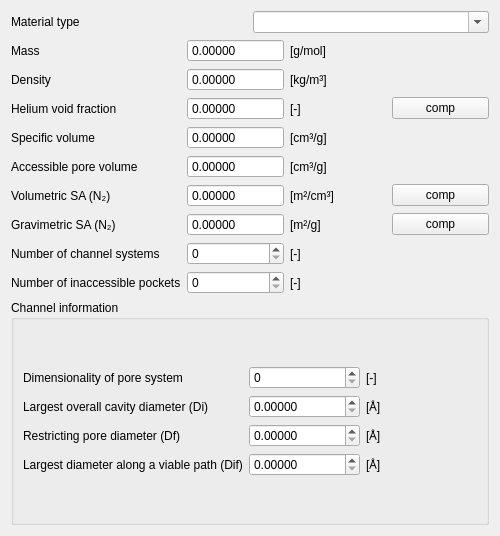
<?xml version="1.0" encoding="UTF-8"?>
<ui version="4.0">
 <class>CellStructuralMainWidget</class>
 <widget class="QWidget" name="CellStructuralMainWidget">
  <property name="geometry">
   <rect>
    <x>0</x>
    <y>0</y>
    <width>500</width>
    <height>536</height>
   </rect>
  </property>
  <property name="windowTitle">
   <string>Form</string>
  </property>
  <layout class="QVBoxLayout" name="verticalLayout">
   <item>
    <layout class="QHBoxLayout" name="horizontalLayout_7">
     <item>
      <layout class="QHBoxLayout" name="horizontalLayout_8">
       <item>
        <widget class="QLabel" name="label">
         <property name="text">
          <string>Material type</string>
         </property>
        </widget>
       </item>
       <item>
        <widget class="QComboBox" name="materialTypeComboBox">
         <property name="editable">
          <bool>true</bool>
         </property>
        </widget>
       </item>
      </layout>
     </item>
    </layout>
   </item>
   <item>
    <layout class="QVBoxLayout" name="verticalLayout_3" stretch="0">
     <item>
      <layout class="QGridLayout" name="gridLayout" columnstretch="1,1,1,1">
       <item row="8" column="0">
        <widget class="QLabel" name="label_10">
         <property name="text">
          <string>Number of inaccessible pockets</string>
         </property>
        </widget>
       </item>
       <item row="6" column="2">
        <widget class="QLabel" name="label_31">
         <property name="text">
          <string>[m²/g]</string>
         </property>
        </widget>
       </item>
       <item row="6" column="0">
        <widget class="QLabel" name="label_8">
         <property name="text">
          <string>Gravimetric SA (N₂)</string>
         </property>
        </widget>
       </item>
       <item row="4" column="2">
        <widget class="QLabel" name="label_27">
         <property name="text">
          <string>[cm³/g]</string>
         </property>
        </widget>
       </item>
       <item row="1" column="2">
        <widget class="QLabel" name="label_22">
         <property name="text">
          <string>[kg/m³]</string>
         </property>
        </widget>
       </item>
       <item row="7" column="0">
        <widget class="QLabel" name="label_9">
         <property name="text">
          <string>Number of channel systems</string>
         </property>
        </widget>
       </item>
       <item row="5" column="2">
        <widget class="QLabel" name="label_25">
         <property name="text">
          <string>[m²/cm³]</string>
         </property>
        </widget>
       </item>
       <item row="4" column="0">
        <widget class="QLabel" name="label_6">
         <property name="text">
          <string>Accessible pore volume</string>
         </property>
        </widget>
       </item>
       <item row="2" column="2">
        <widget class="QLabel" name="label_26">
         <property name="text">
          <string>[-]</string>
         </property>
        </widget>
       </item>
       <item row="8" column="2">
        <widget class="QLabel" name="label_30">
         <property name="text">
          <string>[-]</string>
         </property>
        </widget>
       </item>
       <item row="7" column="2">
        <widget class="QLabel" name="label_23">
         <property name="text">
          <string>[-]</string>
         </property>
        </widget>
       </item>
       <item row="5" column="0">
        <widget class="QLabel" name="label_7">
         <property name="text">
          <string>Volumetric SA (N₂)</string>
         </property>
        </widget>
       </item>
       <item row="0" column="0">
        <widget class="QLabel" name="label_2">
         <property name="text">
          <string>Mass</string>
         </property>
        </widget>
       </item>
       <item row="2" column="0">
        <widget class="QLabel" name="label_4">
         <property name="text">
          <string>Helium void fraction</string>
         </property>
        </widget>
       </item>
       <item row="3" column="2">
        <widget class="QLabel" name="label_28">
         <property name="text">
          <string>[cm³/g]</string>
         </property>
        </widget>
       </item>
       <item row="1" column="0">
        <widget class="QLabel" name="label_3">
         <property name="text">
          <string>Density</string>
         </property>
        </widget>
       </item>
       <item row="3" column="0">
        <widget class="QLabel" name="label_5">
         <property name="text">
          <string>Specific volume</string>
         </property>
        </widget>
       </item>
       <item row="0" column="2">
        <widget class="QLabel" name="label_24">
         <property name="text">
          <string>[g/mol]</string>
         </property>
        </widget>
       </item>
       <item row="2" column="3">
        <widget class="QPushButton" name="computeHeliumVoidFractionPushButton">
         <property name="text">
          <string>comp</string>
         </property>
        </widget>
       </item>
       <item row="5" column="3">
        <widget class="QPushButton" name="computeVolumetricSurfaceAreaPushButton">
         <property name="text">
          <string>comp</string>
         </property>
        </widget>
       </item>
       <item row="6" column="3">
        <widget class="QPushButton" name="computeGravimetricSurfaceAreaPushButton">
         <property name="text">
          <string>comp</string>
         </property>
        </widget>
       </item>
       <item row="0" column="3">
        <spacer name="horizontalSpacer">
         <property name="orientation">
          <enum>Qt::Horizontal</enum>
         </property>
         <property name="sizeHint" stdset="0">
          <size>
           <width>40</width>
           <height>20</height>
          </size>
         </property>
        </spacer>
       </item>
       <item row="1" column="3">
        <spacer name="horizontalSpacer_2">
         <property name="orientation">
          <enum>Qt::Horizontal</enum>
         </property>
         <property name="sizeHint" stdset="0">
          <size>
           <width>40</width>
           <height>20</height>
          </size>
         </property>
        </spacer>
       </item>
       <item row="3" column="3">
        <spacer name="horizontalSpacer_3">
         <property name="orientation">
          <enum>Qt::Horizontal</enum>
         </property>
         <property name="sizeHint" stdset="0">
          <size>
           <width>40</width>
           <height>20</height>
          </size>
         </property>
        </spacer>
       </item>
       <item row="4" column="3">
        <spacer name="horizontalSpacer_4">
         <property name="orientation">
          <enum>Qt::Horizontal</enum>
         </property>
         <property name="sizeHint" stdset="0">
          <size>
           <width>40</width>
           <height>20</height>
          </size>
         </property>
        </spacer>
       </item>
       <item row="7" column="3">
        <spacer name="horizontalSpacer_5">
         <property name="orientation">
          <enum>Qt::Horizontal</enum>
         </property>
         <property name="sizeHint" stdset="0">
          <size>
           <width>40</width>
           <height>20</height>
          </size>
         </property>
        </spacer>
       </item>
       <item row="8" column="3">
        <spacer name="horizontalSpacer_6">
         <property name="orientation">
          <enum>Qt::Horizontal</enum>
         </property>
         <property name="sizeHint" stdset="0">
          <size>
           <width>40</width>
           <height>20</height>
          </size>
         </property>
        </spacer>
       </item>
       <item row="0" column="1">
        <widget class="CustomDoubleSpinBox" name="massDoubleSpinBox">
         <property name="sizePolicy">
          <sizepolicy hsizetype="Preferred" vsizetype="Fixed">
           <horstretch>0</horstretch>
           <verstretch>0</verstretch>
          </sizepolicy>
         </property>
         <property name="readOnly">
          <bool>true</bool>
         </property>
         <property name="buttonSymbols">
          <enum>QAbstractSpinBox::NoButtons</enum>
         </property>
         <property name="keyboardTracking">
          <bool>false</bool>
         </property>
         <property name="decimals">
          <number>5</number>
         </property>
         <property name="maximum">
          <double>999999.000000000000000</double>
         </property>
        </widget>
       </item>
       <item row="1" column="1">
        <widget class="CustomDoubleSpinBox" name="densityDoubleSpinBox">
         <property name="sizePolicy">
          <sizepolicy hsizetype="Preferred" vsizetype="Fixed">
           <horstretch>0</horstretch>
           <verstretch>0</verstretch>
          </sizepolicy>
         </property>
         <property name="readOnly">
          <bool>true</bool>
         </property>
         <property name="buttonSymbols">
          <enum>QAbstractSpinBox::NoButtons</enum>
         </property>
         <property name="keyboardTracking">
          <bool>false</bool>
         </property>
         <property name="decimals">
          <number>5</number>
         </property>
         <property name="maximum">
          <double>999999.000000000000000</double>
         </property>
        </widget>
       </item>
       <item row="2" column="1">
        <widget class="CustomDoubleSpinBox" name="heliumVoidFractionDoubleSpinBox">
         <property name="sizePolicy">
          <sizepolicy hsizetype="Preferred" vsizetype="Fixed">
           <horstretch>0</horstretch>
           <verstretch>0</verstretch>
          </sizepolicy>
         </property>
         <property name="readOnly">
          <bool>true</bool>
         </property>
         <property name="buttonSymbols">
          <enum>QAbstractSpinBox::NoButtons</enum>
         </property>
         <property name="keyboardTracking">
          <bool>false</bool>
         </property>
         <property name="decimals">
          <number>5</number>
         </property>
         <property name="maximum">
          <double>999999.000000000000000</double>
         </property>
        </widget>
       </item>
       <item row="3" column="1">
        <widget class="CustomDoubleSpinBox" name="specificVolumeDoubleSpinBox">
         <property name="sizePolicy">
          <sizepolicy hsizetype="Preferred" vsizetype="Fixed">
           <horstretch>0</horstretch>
           <verstretch>0</verstretch>
          </sizepolicy>
         </property>
         <property name="readOnly">
          <bool>true</bool>
         </property>
         <property name="buttonSymbols">
          <enum>QAbstractSpinBox::NoButtons</enum>
         </property>
         <property name="keyboardTracking">
          <bool>false</bool>
         </property>
         <property name="decimals">
          <number>5</number>
         </property>
         <property name="maximum">
          <double>999999.000000000000000</double>
         </property>
        </widget>
       </item>
       <item row="4" column="1">
        <widget class="CustomDoubleSpinBox" name="accessiblePoreVolumeDoubleSpinBox">
         <property name="sizePolicy">
          <sizepolicy hsizetype="Preferred" vsizetype="Fixed">
           <horstretch>0</horstretch>
           <verstretch>0</verstretch>
          </sizepolicy>
         </property>
         <property name="readOnly">
          <bool>true</bool>
         </property>
         <property name="buttonSymbols">
          <enum>QAbstractSpinBox::NoButtons</enum>
         </property>
         <property name="keyboardTracking">
          <bool>false</bool>
         </property>
         <property name="decimals">
          <number>5</number>
         </property>
         <property name="maximum">
          <double>999999.000000000000000</double>
         </property>
        </widget>
       </item>
       <item row="5" column="1">
        <widget class="CustomDoubleSpinBox" name="volumetricSurfaceAreaDoubleSpinBox">
         <property name="sizePolicy">
          <sizepolicy hsizetype="Preferred" vsizetype="Fixed">
           <horstretch>0</horstretch>
           <verstretch>0</verstretch>
          </sizepolicy>
         </property>
         <property name="readOnly">
          <bool>true</bool>
         </property>
         <property name="buttonSymbols">
          <enum>QAbstractSpinBox::NoButtons</enum>
         </property>
         <property name="keyboardTracking">
          <bool>false</bool>
         </property>
         <property name="decimals">
          <number>5</number>
         </property>
         <property name="maximum">
          <double>999999.000000000000000</double>
         </property>
        </widget>
       </item>
       <item row="6" column="1">
        <widget class="CustomDoubleSpinBox" name="gravimetricSurfaceAreaDoubleSpinBox">
         <property name="sizePolicy">
          <sizepolicy hsizetype="Preferred" vsizetype="Fixed">
           <horstretch>0</horstretch>
           <verstretch>0</verstretch>
          </sizepolicy>
         </property>
         <property name="readOnly">
          <bool>true</bool>
         </property>
         <property name="buttonSymbols">
          <enum>QAbstractSpinBox::NoButtons</enum>
         </property>
         <property name="keyboardTracking">
          <bool>false</bool>
         </property>
         <property name="decimals">
          <number>5</number>
         </property>
         <property name="maximum">
          <double>999999.000000000000000</double>
         </property>
        </widget>
       </item>
       <item row="7" column="1">
        <widget class="CustomIntSpinBox" name="numberOfChannelSystemsSpinBox">
         <property name="sizePolicy">
          <sizepolicy hsizetype="Preferred" vsizetype="Fixed">
           <horstretch>0</horstretch>
           <verstretch>0</verstretch>
          </sizepolicy>
         </property>
         <property name="keyboardTracking">
          <bool>false</bool>
         </property>
        </widget>
       </item>
       <item row="8" column="1">
        <widget class="CustomIntSpinBox" name="numberOfInaccessiblePocketsSpinBox">
         <property name="sizePolicy">
          <sizepolicy hsizetype="MinimumExpanding" vsizetype="Fixed">
           <horstretch>0</horstretch>
           <verstretch>0</verstretch>
          </sizepolicy>
         </property>
         <property name="keyboardTracking">
          <bool>false</bool>
         </property>
        </widget>
       </item>
      </layout>
     </item>
    </layout>
   </item>
   <item>
    <layout class="QVBoxLayout" name="verticalLayout_4">
     <item>
      <widget class="QGroupBox" name="groupBox">
       <property name="title">
        <string>Channel information</string>
       </property>
       <layout class="QVBoxLayout" name="verticalLayout_2">
        <item>
         <layout class="QGridLayout" name="gridLayout_2">
          <item row="0" column="0">
           <widget class="QLabel" name="label_11">
            <property name="text">
             <string>Dimensionality of pore system</string>
            </property>
           </widget>
          </item>
          <item row="0" column="2">
           <widget class="QLabel" name="label_19">
            <property name="text">
             <string>[-]</string>
            </property>
           </widget>
          </item>
          <item row="1" column="0">
           <widget class="QLabel" name="label_12">
            <property name="text">
             <string>Largest overall cavity diameter (Di)</string>
            </property>
           </widget>
          </item>
          <item row="1" column="2">
           <widget class="QLabel" name="label_21">
            <property name="text">
             <string>[Å]</string>
            </property>
           </widget>
          </item>
          <item row="2" column="0">
           <widget class="QLabel" name="label_13">
            <property name="text">
             <string>Restricting pore diameter (Df)</string>
            </property>
           </widget>
          </item>
          <item row="2" column="2">
           <widget class="QLabel" name="label_29">
            <property name="text">
             <string>[Å]</string>
            </property>
           </widget>
          </item>
          <item row="3" column="0">
           <widget class="QLabel" name="label_14">
            <property name="text">
             <string>Largest diameter along a viable path (Dif)</string>
            </property>
           </widget>
          </item>
          <item row="3" column="2">
           <widget class="QLabel" name="label_20">
            <property name="text">
             <string>[Å]</string>
            </property>
           </widget>
          </item>
          <item row="0" column="1">
           <widget class="CustomIntSpinBox" name="dimensionalityOfPoreSystemSpinBox">
            <property name="keyboardTracking">
             <bool>false</bool>
            </property>
           </widget>
          </item>
          <item row="1" column="1">
           <widget class="CustomDoubleSpinBox" name="largestOverallCavityDiameterDoubleSpinBox">
            <property name="keyboardTracking">
             <bool>false</bool>
            </property>
            <property name="decimals">
             <number>5</number>
            </property>
           </widget>
          </item>
          <item row="2" column="1">
           <widget class="CustomDoubleSpinBox" name="restrictingPoreDiameterDoubleSpinBox">
            <property name="keyboardTracking">
             <bool>false</bool>
            </property>
            <property name="decimals">
             <number>5</number>
            </property>
           </widget>
          </item>
          <item row="3" column="1">
           <widget class="CustomDoubleSpinBox" name="largestDiameterAlongAViablePathDoubleSpinBox">
            <property name="keyboardTracking">
             <bool>false</bool>
            </property>
            <property name="decimals">
             <number>5</number>
            </property>
           </widget>
          </item>
         </layout>
        </item>
       </layout>
      </widget>
     </item>
    </layout>
   </item>
  </layout>
 </widget>
 <customwidgets>
  <customwidget>
   <class>CustomDoubleSpinBox</class>
   <extends>QDoubleSpinBox</extends>
   <header>customdoublespinbox.h</header>
  </customwidget>
  <customwidget>
   <class>CustomIntSpinBox</class>
   <extends>QSpinBox</extends>
   <header>customintspinbox.h</header>
  </customwidget>
 </customwidgets>
 <resources/>
 <connections/>
</ui>
